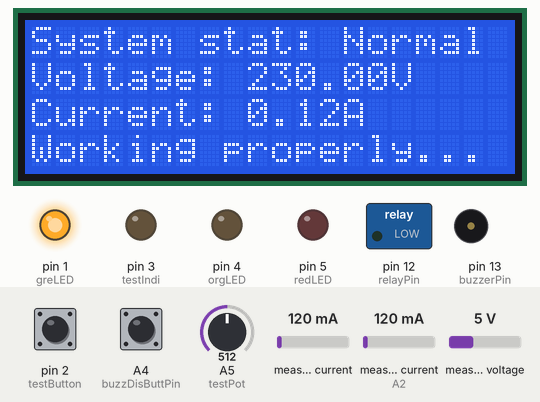
Bench run of a sketch on a simulated Arduino Uno, built with avr-gcc and run on an emulated ATmega328P. Shown: 20×4 character LCD, switched loads named in the sketch (green lamp = pin HIGH), output pins drawn as LEDs (lit = HIGH), buzzer (waves = sounding, pin HIGH). The inputs (shaded band) are chosen by the test bench; at power-on: pin 2 (testButton) LOW, A5 (testPot) = 512, measured current (sensor on A2) 120 mA, measured voltage 5 V, A4 (buzzDisButtPin) HIGH, measured current 120 mA.

Above: at 1.2 s.
1.3 s: pin 2 (testButton) pulled HIGH for 0.3 s
At 3.3 s:
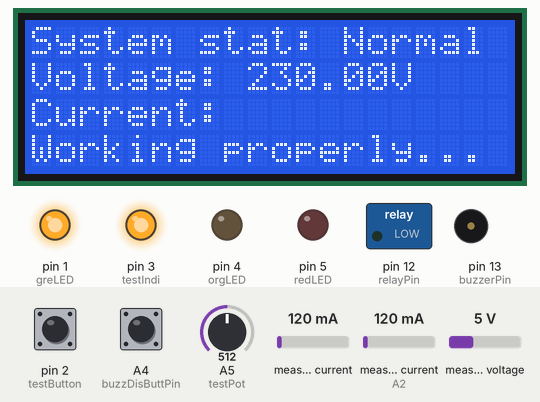
3.8 s: A5 (testPot) set to 270
At 5.1 s:
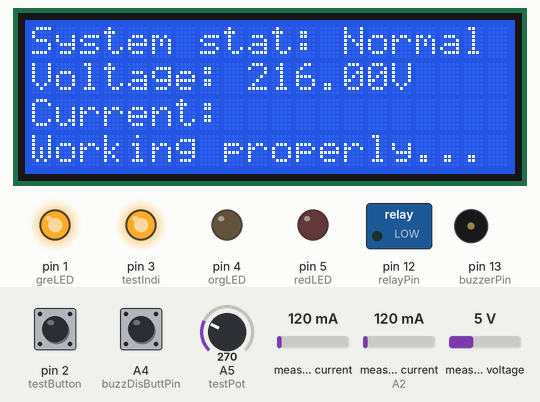
5.4 s: A5 (testPot) set to 239
At 8.1 s:
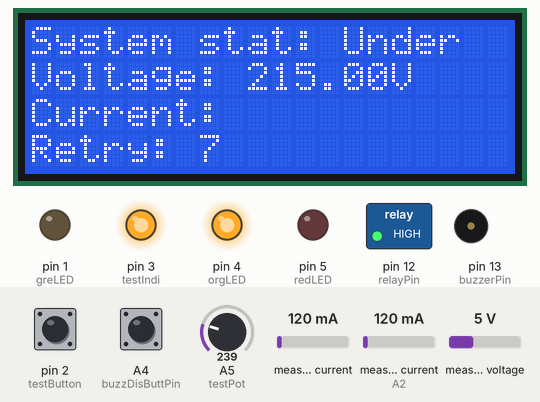
8.4 s: pin 2 (testButton) pulled HIGH for 1 s
At 10.9 s:
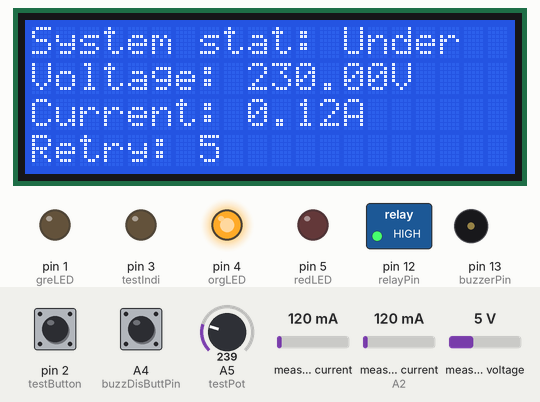
11.1 s: measured current (sensor on A2) set to 40 mA
At 12.3 s:
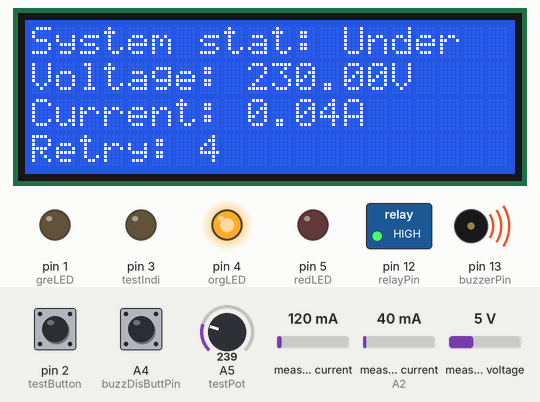
13.5 s: measured voltage set to 0.3 V
At 18.0 s:
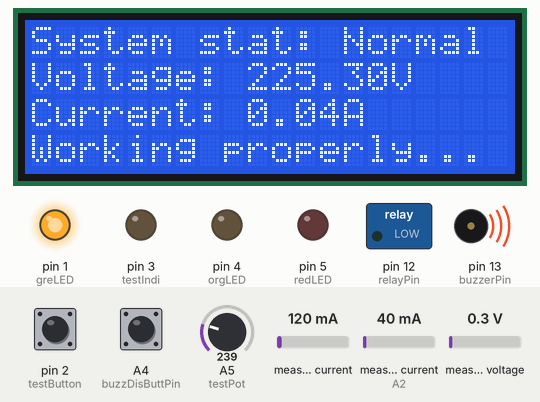
Timing chart, 0 to 18.9 s (numbered marks = the images above; inputs shaded):
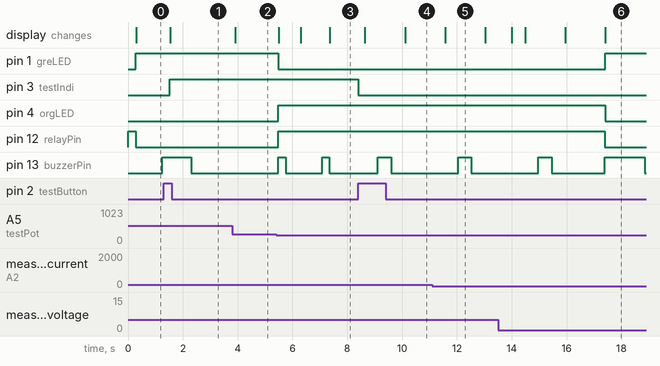

Measured:
- the behaviour switches between 256 and 255 on A5 (testPot) (found by bisection; images 2 and 3)
- after the input at 1.3 s, pin 3 (testIndi): LOW → HIGH after 0.22 s; pin 13 (buzzerPin): HIGH → LOW after 1.0 s instead of 1.4 s; the display: changes after 0.23 s (image 1)
- after the input at 3.8 s, the display: changes after 0.11 s (image 2)
- after the input at 5.4 s, pin 1 (greLED): HIGH → LOW after 0.09 s; pin 4 (orgLED), pin 12 (relayPin): LOW → HIGH after 0.09 s; pin 13 (buzzerPin): alternates HIGH for 0.27 s and LOW for 1.3 s, starting after 0.09 s; the display: first changes after 0.10 s (image 3 shows a later state)
- after the input at 8.4 s, pin 3 (testIndi): HIGH → LOW at once; the display: first changes after 0.25 s (image 4 shows a later state)
- what the display in image 5 shows lasts 1.4 s, from 11.6 s to 13.0 s

The sketch:

firmware.ino
```cpp
//for Voltage Sensor
#include "EmonLib.h"

// for Current Sensor
#include "ACS712.h"

// for Timer & Buzzer
#include <NoDelay.h>

// for Display
#include <LiquidCrystal.h>

// for Voltage Sensor
#define voltageSenPin A1

// Current Sensor
#define currentSenPin A2

// for Test Mode
#define testButton 2
#define testIndi 3
#define testPot A5

// for Relay Switch
#define relayPin 12

// for Buzzer
#define buzzerPin 13
#define buzzDisButtPin A4

// for Indicator
#define redLED 5
#define greLED 1
#define orgLED 4

// for Voltage Sensor
EnergyMonitor emon1;

// for Current Sensor
ACS712  ACS(currentSenPin, 5.0, 1023, 66);

// for Timer
noDelay timeInt(1000);

// for Buzzer
noDelay normalTime(1000);
noDelay UorOTime(50);

// for Display
LiquidCrystal lcd(11, 10, 9, 8, 7, 6);

// for System Data
String sysStatus, sysComment;
float sysVoltage, sysCurrent;

// for Test Mode
bool testMode, pTestMode, testModeSen;
unsigned int testVoltage;

// for Timer
unsigned int timerTime;
bool timerOn;

// for Buzzer
bool buzzerEnable = 1;
bool outForNormal;
unsigned int count = 1;
bool buzzerDisable, pBuzzerDisable, buzzerDisableSen;

void setup() {
    // for Voltage Sensor
    emon1.voltage(voltageSenPin, 255, 1.7);

    // for Test Mode
    pinMode(testButton, INPUT);
    pinMode(testIndi, OUTPUT);

    // for Relay Switch
    pinMode(relayPin, OUTPUT);
    setOut(LOW);

    // for Buzzer
    pinMode(buzzerPin, OUTPUT);
    pinMode(buzzDisButtPin, INPUT);

    // for Indicator
    pinMode(orgLED, OUTPUT);
    pinMode(greLED, OUTPUT);
    pinMode(redLED, OUTPUT);

    // for Display
    lcd.begin(20, 4);
}

void loop() {
    checkTestMode();
    runTimer();
    checkBuzzDis();

    if(testMode == HIGH) {
        sysVoltage = testVoltage;
    } else if(testMode == LOW) {
        sysVoltage = getVoltage();
        sysCurrent = getCurrent();
    }

    if(sysVoltage >= 216 && sysVoltage <= 244 && timerTime == 0) {
        sysStatus = "Normal";
        sysComment = "Working properly...";
        setOut(HIGH);
        accessBazzer("NORMAL");
        buzzerDisable = 0;
        accessIndi("NORMAL");

    } else if(sysVoltage < 216) {
        setOut(LOW);
        if(timerOn == false) {
            OnTimer(9);
        }
        sysStatus = "Under";
        sysComment = "Retry: " + String(timerTime);
        accessBazzer("UorO");
        accessIndi("UNDER");

    } else if(sysVoltage > 244) {
        setOut(LOW);
        if(timerOn == false) {
            OnTimer(9);
        }
        sysStatus = "Over";
        sysComment = "Retry: " + String(timerTime);
        accessBazzer("UorO");
        accessIndi("OVER");

    } else {
        sysComment = "Retry: " + String(timerTime);
        accessBazzer("UorO");
    }

    if(testMode == HIGH) {
        displayTheData("System stat: " + sysStatus, "Voltage: " + String(sysVoltage) + "V",
        "Current: ", sysComment);
    } else {
        displayTheData("System stat: " + sysStatus, "Voltage: " + String(sysVoltage) + "V",
        "Current: " + String(sysCurrent) + "A", sysComment);
    }

    delay(250);
}

float getVoltage() {
    emon1.calcVI(20, 2000);
    float supplyVoltage   = emon1.Vrms;
    return supplyVoltage;

}

float getCurrent() {
    float current = ACS.mA_AC();
    current = current / 1000.0;
    return current;

}

void runTimer() {
    if(timeInt.update() && timerOn == true && timerTime != 0) {
        timerTime = timerTime - 1;
    }
    if(timerTime == 0) {
        timerOn = false;
    }
}

void OnTimer(unsigned int tim) {
    timerTime = tim;
    timerOn = true;
}

void checkTestMode() {
    if(digitalRead(testButton) == HIGH && testModeSen == 0) {
        testMode = ! pTestMode;
        digitalWrite(testIndi, testMode);
        pTestMode = testMode;
        testModeSen = 1;

    } else if(digitalRead(testButton) == LOW && testModeSen == 1) {
        testModeSen = 0;

    }
    testVoltage = analogRead(testPot);
    testVoltage = map(testVoltage, 0, 1023, 202, 258);
    delay(1);
}

void setOut(bool out) {
    out = ! out;
    digitalWrite(relayPin, out);
}

void accessBazzer(String string) {
    if(normalTime.update() && string == "NORMAL" && buzzerEnable == 1) {
        outForNormal = !outForNormal;
        digitalWrite(buzzerPin, outForNormal);
        buzzerEnable = outForNormal;

    } else if(UorOTime.update() && string == "UorO") {
        if(count == 1 && buzzerDisable == 0) {
            digitalWrite(buzzerPin, HIGH);

        } else {
            digitalWrite(buzzerPin, LOW);

        }
        count++;
        if(count == 7) count = 1;
            buzzerEnable = 1;

    }
}

void checkBuzzDis() {
    if(digitalRead(buzzDisButtPin) == LOW && buzzerDisableSen == 0) {
        buzzerDisable = !pBuzzerDisable;
        pBuzzerDisable = buzzerDisable;
        buzzerDisableSen = 1;

    } else if(digitalRead(buzzDisButtPin) == HIGH && buzzerDisableSen == 1) {
        buzzerDisableSen = 0;

    }
}

void accessIndi(String string) {
    if(string == "UNDER") {
        digitalWrite(orgLED, HIGH);
        digitalWrite(greLED, LOW);
        digitalWrite(redLED, LOW);

    } else if(string == "NORMAL") {
        digitalWrite(orgLED, LOW);
        digitalWrite(greLED, HIGH);
        digitalWrite(redLED, LOW);

    } else if(string == "OVER") {
        digitalWrite(orgLED, LOW);
        digitalWrite(greLED, LOW);
        digitalWrite(redLED, HIGH);

    }
}

void displayTheData(String firstLine, String secondLine, String thiedLine, String fouthLine) {
    // lcd.clear();
    lcd.setCursor(0, 0);
    lcd.print(fillString(firstLine));
    lcd.setCursor(0, 1);
    lcd.print(fillString(secondLine));
    lcd.setCursor(0, 2);
    lcd.print(fillString(thiedLine));
    lcd.setCursor(0, 3);
    lcd.print(fillString(fouthLine));
}

String fillString(String string) {
    unsigned int lengt;
    lengt = string.length();
    lengt = 20 - lengt;
    for(int i = 1; i < lengt; i++) {
        string = string + " ";
    }
    return string;

}
```
